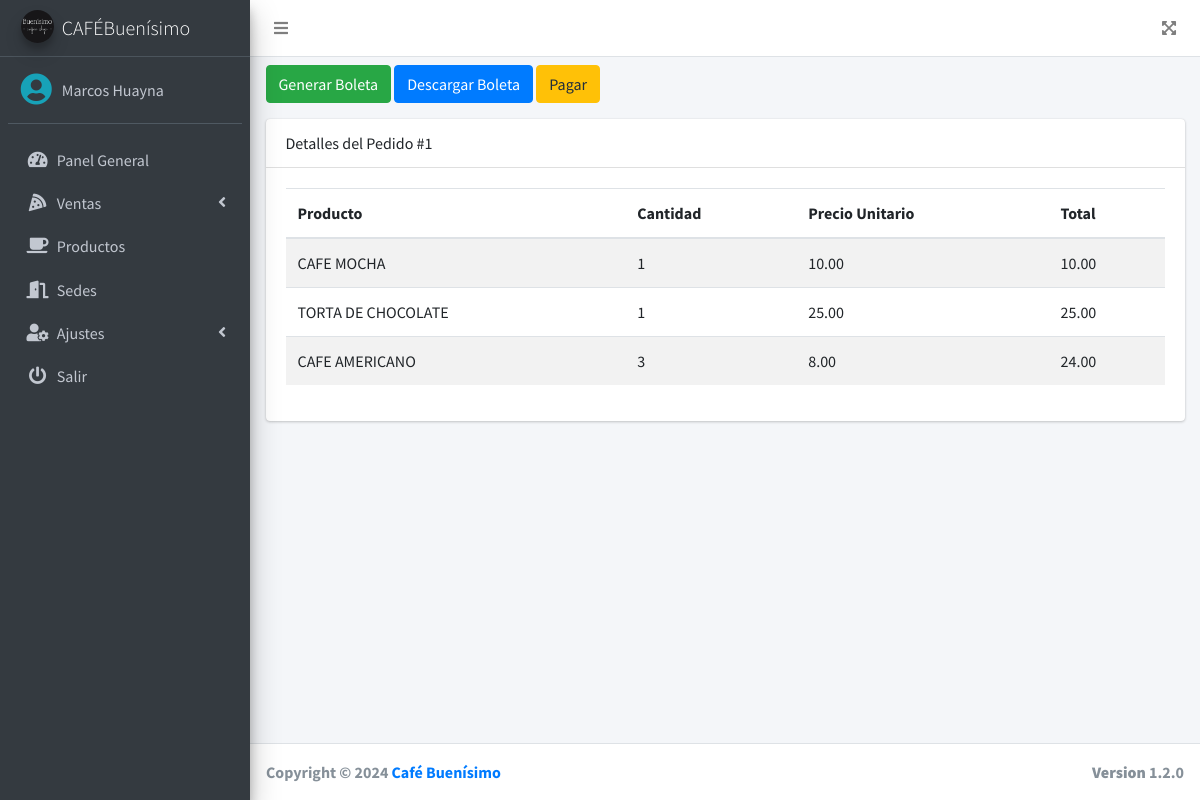
The page /src/detalles_pedido.php?id=1 (signed in) on the database its author committed.
### tables this page shows
CREATE TABLE `detalle_pedidos` (
  `id` int(11) NOT NULL,
  `nombre` varchar(200) NOT NULL,
  `precio` decimal(10,2) NOT NULL,
  `cantidad` int(11) NOT NULL,
  `id_pedido` int(11) NOT NULL
);

CREATE TABLE `platos` (
  `id` int(11) NOT NULL ,
  `nombre` varchar(200) NOT NULL,
  `precio` decimal(10,2) NOT NULL,
  `imagen` varchar(100) DEFAULT NULL,
  `fecha` timestamp NULL DEFAULT NULL,
  `estado` int(11) NOT NULL DEFAULT 1
);

### src/detalles_pedido.php (the view, shortened to what this page needs)
<?php
if ($_SESSION['rol'] == 1 || $_SESSION['rol'] == 2 || $_SESSION['rol'] == 5) {
    require_once "../conexion.php";
    $id_pedido = $_GET['id'];
    $query = mysqli_query($conexion, "SELECT dp.*, p.nombre AS producto, dp.precio AS precio_producto FROM detalle_pedidoS dp INNER JOIN platos p ON dp.nombre = p.nombre WHERE dp.id_pedido = $id_pedido");
    include_once "includes/header.php";
?>
<div class="mb-3">
    <a href="boleta.php?id=<?php echo $id_pedido; ?>" class="btn btn-success">Generar Boleta</a>
    <a href="descargar_boleta.php?id=<?php echo $id_pedido; ?>" class="btn btn-primary">Descargar Boleta</a>
    <a href="pagar.php?id=<?php echo $id_pedido; ?>" class="btn btn-warning">Pagar</a>
</div>
<div class="card">
    <div class="card-header">
        Detalles del Pedido #<?php echo $id_pedido; ?>
    </div>
    <div class="card-body">
        <div class="table-responsive">
            <table class="table table-striped">
                <thead>
                    <tr>
                        <th>Producto</th>
                        <th>Cantidad</th>
                        <th>Precio Unitario</th>
                        <th>Total</th>
                    </tr>
                </thead>
                <tbody>
                    <?php while ($row = mysqli_fetch_assoc($query)) {
                        $total_producto = $row['cantidad'] * $row['precio_producto'];
                    ?>
                        <tr>
                            <td><?php echo $row['producto']; ?></td>
                            <td><?php echo $row['cantidad']; ?></td>
                            <td><?php echo number_format($row['precio_producto'], 2); ?></td>
                            <td><?php echo number_format($total_producto, 2); ?></td>
                        </tr>
                    <?php } ?>
                </tbody>
            </table>
        </div>
    </div>
</div>
<?php include_once "includes/footer.php";
} else {
    header('Location: permisos.php');
}
?>

### rows shown on the page
detalle_pedidos: platos.nombre "CAFE MOCHA", cantidad "1", precio "10.00"
detalle_pedidos: platos.nombre "TORTA DE CHOCOLATE", cantidad "1", precio "25.00"
detalle_pedidos: platos.nombre "CAFE AMERICANO", cantidad "3", precio "8.00", total_producto "24.00"

### other values the page prints
$_SESSION['nombre'] "Marcos Huayna"
$id_pedido "1"
